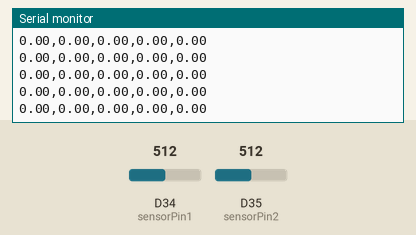
Recording of a sketch running on a simulated Arduino Zero (SAMD21). On the bench: the last lines printed to the serial monitor. The test bench sets the inputs (shaded band); at power-on: D35 (sensorPin2) = 512, D34 (sensorPin1) = 512 (analog values on the 0–1023 scale).

Above: at 5.7 s.
5.8 s: D35 (sensorPin2) set to 240
At 6.8 s:
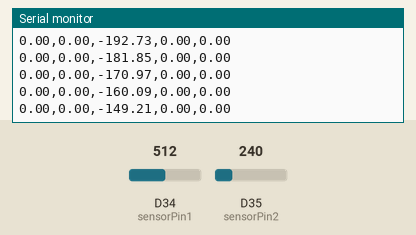
7.3 s: D35 (sensorPin2) set to 206
At 7.8 s:
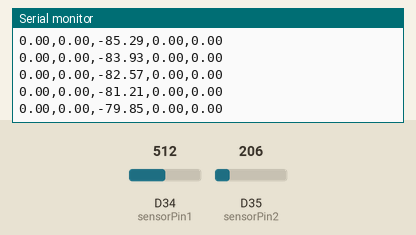
Timing chart, 0 to 9.8 s (numbered marks = the images above; inputs shaded):
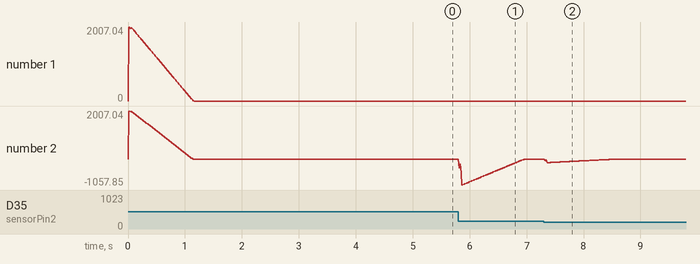

Measured:
- after the input at 5.8 s, the serial monitor: prints a new line at once (image 1)

The sketch:

250808_noise_reduced_ver.ino
```cpp
#include <Arduino.h>

// ===== 설정 =====
const int sensorPin1 = 34;
const int sensorPin2 = 35;
const int windowSize = 100;       // DC 제거용 이동 평균
#define PEAK_WINDOW 10           // 동적 threshold 계산용
float thresholdOffset = 60;      // threshold 보정값 (필요시 조정)
int delayMs = 10;                // 100Hz 샘플링
const int MIN_PROMINENCE = 40;   // 피크 돌출도 기준 (스케일 따라 조정)
const int MIN_WIDTH_SAMPLES = 6; // 최소 폭 (100Hz에서 60bpm 근처)

// 동시성(합의) 창
const int COINC_WINDOW_MS = 120; // 양측 피크가 이 시간 내에 발생해야 한 쌍으로 인정

// ===== 센서 구조체 =====
struct PPGSensor {
  int pin;

  // DC 제거 버퍼
  int buffer[windowSize];
  int indexBuffer;

  // 미디언(3점)
  float m3[3];
  int m3idx;

  // Savitzky–Golay(5점)
  float sg5[5];
  int sgIdx;
  int sgFill;

  // 동적 threshold 계산 버퍼
  float peakBuffer[PEAK_WINDOW];
  int peakIndex;

  // BPM 이동평균
  float bpmBuffer[5];
  int bpmIndex;

  // 상태
  bool isPeak;
  unsigned long lastPeakTime;
  float bpm;
  unsigned long overThresholdStart;
  float recentMin; // prominence 계산용
  int widthCounter;
};

// 파형/피크 분리 출력용
struct SensorOutput {
  float displayValue; // 파형 표시용 (SG-5)
  float peakValue;    // 피크 검출용 (미디언)
};

PPGSensor sensor1, sensor2;

// ===== 프로토타입 =====
void initSensor(PPGSensor &s, int pin);
int  readStableADC(int pin);
float median3(PPGSensor &s, float x);
float sg5_quadratic(PPGSensor &s, float x);
bool detectPeak(PPGSensor &s, float input, unsigned long now);
SensorOutput processSensor(PPGSensor &s);
void matchPeaks(bool peak1, bool peak2, unsigned long now);

// ===== deltaTime 매칭용 전역 =====
long pending1 = -1;      // sensor1 보류 타임스탬프 (ms)
long pending2 = -1;      // sensor2 보류 타임스탬프 (ms)
float deltaTime = 0.0f;  // 마지막 매칭 결과(ms), sensor1→sensor2 양수, sensor2→sensor1 음수

// ===== 초기화 =====
void initSensor(PPGSensor &s, int pin) {
  s.pin = pin;
  s.indexBuffer = 0;
  s.m3idx = 0;
  s.sgIdx = 0;
  s.sgFill = 0;
  s.peakIndex = 0;
  s.bpmIndex = 0;
  s.isPeak = false;
  s.lastPeakTime = 0;
  s.bpm = 0;
  s.overThresholdStart = 0;
  s.recentMin = 1e9f;  // 큰 값으로 시작
  s.widthCounter = 0;

  for (int i = 0; i < windowSize; i++) s.buffer[i] = 0;
  for (int i = 0; i < 3; i++) s.m3[i] = 0;
  for (int i = 0; i < 5; i++) { s.sg5[i] = 0; s.bpmBuffer[i] = 0; }
  for (int i = 0; i < PEAK_WINDOW; i++) s.peakBuffer[i] = 0;
}

// ===== ADC 튐 억제 (트림 평균) =====
int readStableADC(int pin) {
  int v0 = analogRead(pin);
  int v1 = analogRead(pin);
  int v2 = analogRead(pin);
  int v3 = analogRead(pin);
  int mn = min(min(v0, v1), min(v2, v3));
  int mx = max(max(v0, v1), max(v2, v3));
  int sum = v0 + v1 + v2 + v3 - mn - mx;
  return sum / 2;
}

// ===== 미디언 필터 (3점) =====
float median3(PPGSensor &s, float x) {
  s.m3[s.m3idx] = x;
  s.m3idx = (s.m3idx + 1) % 3;
  float a = s.m3[0], b = s.m3[1], c = s.m3[2];
  if ((a <= b && b <= c) || (c <= b && b <= a)) return b;
  if ((b <= a && a <= c) || (c <= a && a <= b)) return a;
  return c;
}

// ===== Savitzky–Golay (5점, 2차) =====
float sg5_quadratic(PPGSensor &s, float x) {
  s.sg5[s.sgIdx] = x;
  s.sgIdx = (s.sgIdx + 1) % 5;
  if (s.sgFill < 5) { s.sgFill++; return x; }
  int i0 = (s.sgIdx + 3) % 5;
  int i1 = (s.sgIdx + 4) % 5;
  int i2 = (s.sgIdx + 0) % 5;
  int i3 = (s.sgIdx + 1) % 5;
  int i4 = (s.sgIdx + 2) % 5;
  float y = (-3*s.sg5[i0] + 12*s.sg5[i1] + 17*s.sg5[i2] + 12*s.sg5[i3] - 3*s.sg5[i4]) / 35.0f;
  return y;
}

// ===== 피크 탐지 + BPM 계산 =====
bool detectPeak(PPGSensor &s, float input, unsigned long now) {
  const int minInterval = 333;  // ms
  const int peakHoldTime = 30;  // ms

  // 동적 threshold
  s.peakBuffer[s.peakIndex] = input;
  s.peakIndex = (s.peakIndex + 1) % PEAK_WINDOW;
  float peakSum = 0;
  for (int i = 0; i < PEAK_WINDOW; i++) peakSum += s.peakBuffer[i];
  float dynamicThreshold = peakSum / PEAK_WINDOW + thresholdOffset;

  // prominence용 최저값 추적
  if (!s.isPeak) s.recentMin = min(s.recentMin, input);

  if (!s.isPeak) {
    if (input > dynamicThreshold) {
      if (s.overThresholdStart == 0) s.overThresholdStart = now;
      s.widthCounter++;
      if ((now - s.overThresholdStart > peakHoldTime) &&
          (now - s.lastPeakTime > minInterval) &&
          (input - s.recentMin >= MIN_PROMINENCE) &&
          (s.widthCounter >= MIN_WIDTH_SAMPLES)) {

        s.isPeak = true;
        s.widthCounter = 0;

        if (s.lastPeakTime > 0) {
          float interval = (now - s.lastPeakTime) / 1000.0f;
          float currentBPM = 60.0f / interval;
          if (currentBPM > 30 && currentBPM < 180) {
            s.bpmBuffer[s.bpmIndex] = currentBPM;
            s.bpmIndex = (s.bpmIndex + 1) % 5;
            float bpmSum = 0;
            for (int i = 0; i < 5; i++) bpmSum += s.bpmBuffer[i];
            s.bpm = bpmSum / 5.0f;
          }
        }
        s.lastPeakTime = now;
        s.recentMin = input;
        return true;
      }
    } else {
      s.overThresholdStart = 0;
      s.widthCounter = 0;
      s.recentMin = input;
    }
  } else if (input < dynamicThreshold) {
    s.isPeak = false;
    s.overThresholdStart = 0;
  }

  return false;
}

// ===== 센서 처리 =====
SensorOutput processSensor(PPGSensor &s) {
  int rawValue = readStableADC(s.pin);

  // DC 제거
  s.buffer[s.indexBuffer] = rawValue;
  s.indexBuffer = (s.indexBuffer + 1) % windowSize;
  int sum = 0;
  for (int i = 0; i < windowSize; i++) sum += s.buffer[i];
  float mean = sum / (float)windowSize;
  float detrend = rawValue - mean;

  // 1단계: 미디언 필터
  float denoised = median3(s, detrend);

  // 2단계: 표시용 스무딩(SG-5)
  float displaySmooth = sg5_quadratic(s, denoised);

  // 3단계: 피크 입력(반응 빠르게) = 미디언 출력
  float peakInput = denoised;

  SensorOutput out;
  out.displayValue = displaySmooth;
  out.peakValue = peakInput;
  return out;
}

// ===== 양측 피크 매칭 (대기-매칭) =====
void matchPeaks(bool peak1, bool peak2, unsigned long now) {
  // 오래된 보류는 만료
  if (pending1 >= 0 && (long)(now - pending1) > COINC_WINDOW_MS) pending1 = -1;
  if (pending2 >= 0 && (long)(now - pending2) > COINC_WINDOW_MS) pending2 = -1;

  // 센서1 피크
  if (peak1) {
    if (pending2 >= 0 && (long)(now - pending2) <= COINC_WINDOW_MS) {
      // sensor2가 먼저, 그 뒤 sensor1 → 음수
      deltaTime = - (float)(now - pending2);
      pending1 = -1; pending2 = -1;
    } else {
      pending1 = (long)now;
    }
  }

  // 센서2 피크
  if (peak2) {
    if (pending1 >= 0 && (long)(now - pending1) <= COINC_WINDOW_MS) {
      // sensor1이 먼저, 그 뒤 sensor2 → 양수
      deltaTime = (float)(now - pending1);
      pending1 = -1; pending2 = -1;
    } else {
      pending2 = (long)now;
    }
  }
}

void setup() {
  Serial.begin(115200);
  analogReadResolution(12);
  initSensor(sensor1, sensorPin1);
  initSensor(sensor2, sensorPin2);
}

void loop() {
  unsigned long now = millis();

  // 센서 처리
  SensorOutput out1 = processSensor(sensor1);
  SensorOutput out2 = processSensor(sensor2);

  // 피크 검출
  bool peak1 = detectPeak(sensor1, out1.peakValue, now);
  bool peak2 = detectPeak(sensor2, out2.peakValue, now);

  // 동시성 매칭으로 deltaTime 계산
  matchPeaks(peak1, peak2, now);

  // 출력: 표시용 값 + BPM + deltaTime(ms)
  Serial.print(out1.displayValue); Serial.print(",");
  Serial.print(sensor1.bpm);       Serial.print(",");
  Serial.print(out2.displayValue); Serial.print(",");
  Serial.print(sensor2.bpm);       Serial.print(",");
  Serial.println(deltaTime);

  delay(delayMs);
}
```
